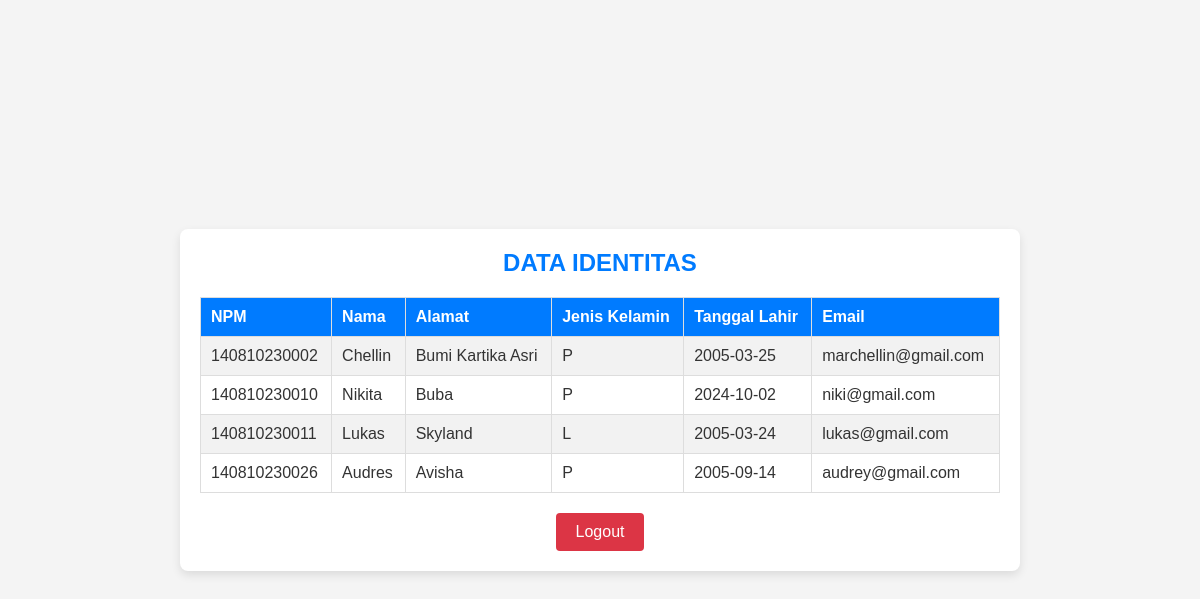
Page /tampil_data.php (signed in) on the committed database.
### tables this page shows
CREATE TABLE `identitas` (
  `npm` varchar(12) NOT NULL,
  `nama` varchar(20) DEFAULT NULL,
  `alamat` varchar(100) DEFAULT NULL,
  `jk` char(1) DEFAULT NULL,
  `tgl_lhr` date DEFAULT NULL,
  `email` varchar(40) DEFAULT NULL
);

### tampil_data.php (the view, shortened to what this page needs)
<?php
include('koneksi.php');
$npm = $_SESSION['npm'];
$query = ($_SESSION['level'] == 1)
    ? "SELECT * FROM identitas" : "SELECT * FROM identitas WHERE npm='$npm'";
$result = mysqli_query($conn, $query);
?>
<!DOCTYPE html>
<html lang="en">
<head>
    <link rel="stylesheet" type="text/css" href="tampil_data.css">
</head>
<body>
    <div class="container">
        <h1>DATA IDENTITAS</h1>
        <table>
            <tr>
                <th>NPM</th>
                <th>Nama</th>
                <th>Alamat</th>
                <th>Jenis Kelamin</th>
                <th>Tanggal Lahir</th>
                <th>Email</th>
            </tr>
            <?php while ($row = mysqli_fetch_assoc($result)) { ?>
            <tr>
                <td><?= $row['npm'] ?></td>
                <td><?= $row['nama'] ?></td>
                <td><?= $row['alamat'] ?></td>
                <td><?= $row['jk'] ?></td>
                <td><?= $row['tgl_lhr'] ?></td>
                <td><?= $row['email'] ?></td>
            </tr>
            <?php } ?>
        </table>
        <button><a href="logout.php">Logout</a></button>
    </div>
</body>
</html>

### tampil_data.css (style rules this page uses)
body, h1, table { margin: 0; padding: 0; }
body { font-family: 'Arial', sans-serif; background-color: #f4f4f4; color: #333; display: flex; justify-content: center; align-items: center; min-height: 100vh; }
.container { background-color: white; border-radius: 8px; box-shadow: 0 4px 10px rgba(0, 0, 0, 0.1); padding: 20px; width: 80%; max-width: 800px; text-align: center; }
h1 { margin-bottom: 20px; font-size: 24px; color: #007bff; }
table { width: 100%; border-collapse: collapse; margin-bottom: 20px; }
th, td { padding: 10px; text-align: left; border: 1px solid #ddd; }
th { background-color: #007bff; color: white; font-weight: bold; }
tr:nth-child(even) { background-color: #f2f2f2; }
button { background-color: #dc3545; color: white; border: none; border-radius: 4px; padding: 10px 20px; font-size: 16px; cursor: pointer; transition: background-color 0.3s; }
button a { color: white; text-decoration: none; }

### rows in the picture
identitas: npm "140810230002", nama "Chellin", alamat "Bumi Kartika Asri", jk "P", tgl_lhr "2005-03-25", email "marchellin@gmail.com"
identitas: npm "140810230010", nama "Nikita", alamat "Buba", jk "P", tgl_lhr "2024-10-02", email "niki@gmail.com"
identitas: npm "140810230011", nama "Lukas", alamat "Skyland", jk "L", tgl_lhr "2005-03-24", email "lukas@gmail.com"
identitas: npm "140810230026", nama "Audres", alamat "Avisha", jk "P", tgl_lhr "2005-09-14", email "audrey@gmail.com"
